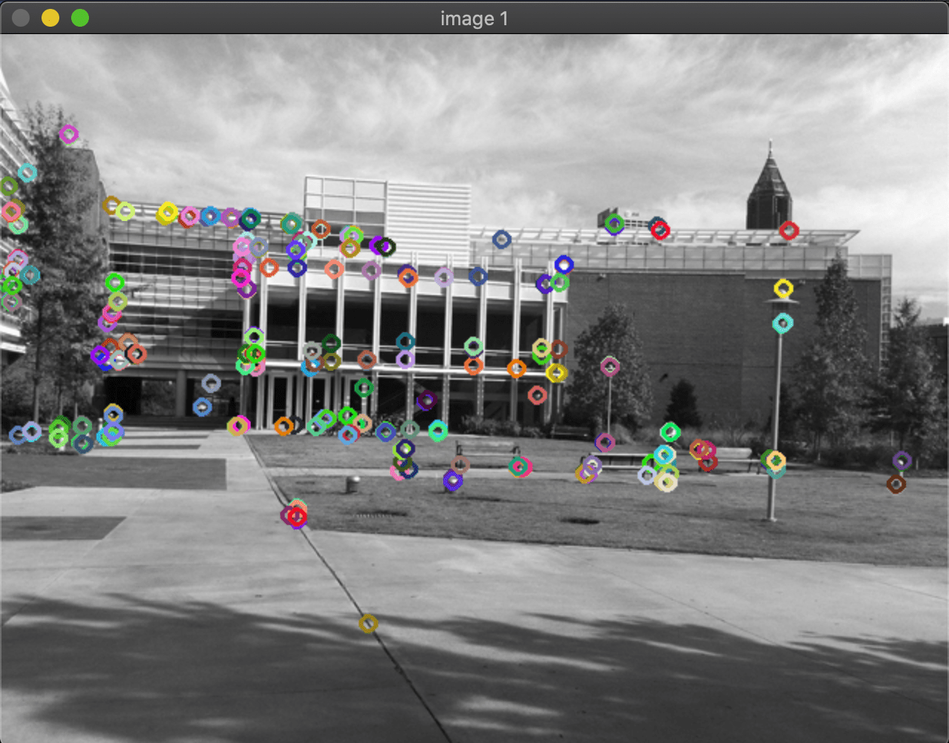
#> input picture PS4/image_gradient_and_Harris_corners/corner_simA-min.png, 949 x 743 px, shrunk from 1280 x 1002 before the run
$ python image_gradient.py corner_simA-min.png
#> lines starting #> are read from the running program, lines starting #| are printed output that depends on the picture; after the words box and inside, x2 and y2 are one past the last pixel; in counts of white or black regions, pixels touching at a corner belong together
### PS4/image_gradient_and_Harris_corners/ps12.py
import numpy as np
import cv2 as cv
import sys
from matplotlib import pyplot as plt
from mpl_toolkits.mplot3d import Axes3D
from matplotlib import cm
from matplotlib.ticker import LinearLocator, FormatStrFormatter

min_d = sys.maxsize
max_d  = -sys.maxsize -1


#function thresholds the image to values between 0 and 255
#input  :     image , maximum value in the image
#output :     thresholded image


# [5 lines left out: function threshold_image, not called in this run]


def wait():
    cv.waitKey(0)

#function to display the image
#input  :     string for the window , image to display
#output :     none

def display_image( description, img):
    cv.imshow(description, img)
    cv.waitKey(0)

def save_image(description,img):
    file_name =description + ".png"
    cv.imwrite(file_name, img)


#function to display 3d plot of the hough transform
#input  :     hough accumulator array
#output :     none


# [119 lines left out: functions plot_3d_graphs, detect_line_in_image, hough_transform, not called in this run]


    # hough_space array contains the values of the hough transform
    #plot_graphs_3d(hough_space,min_d,max_d)

### PS4/image_gradient_and_Harris_corners/image_gradient.py
import numpy as np
import cv2 as cv
import sys
import ps12 as ps


def main(argv):

    if(len(argv) < 1):
        print("not enough parameters\n")
        print("usage PS1-1.py <path to image>\n")
        return -1


    img = cv.imread(argv[0],cv.IMREAD_COLOR)
#> img is the input picture: shape (743, 949, 3); mean B, G, R 127.9, 128.3, 128.4
    if img is None:
        print("Error opening image\n")
        return -1
    smooth = cv.GaussianBlur(img,(3,3),0)
    gray = cv.cvtColor(smooth, cv.COLOR_BGR2GRAY)
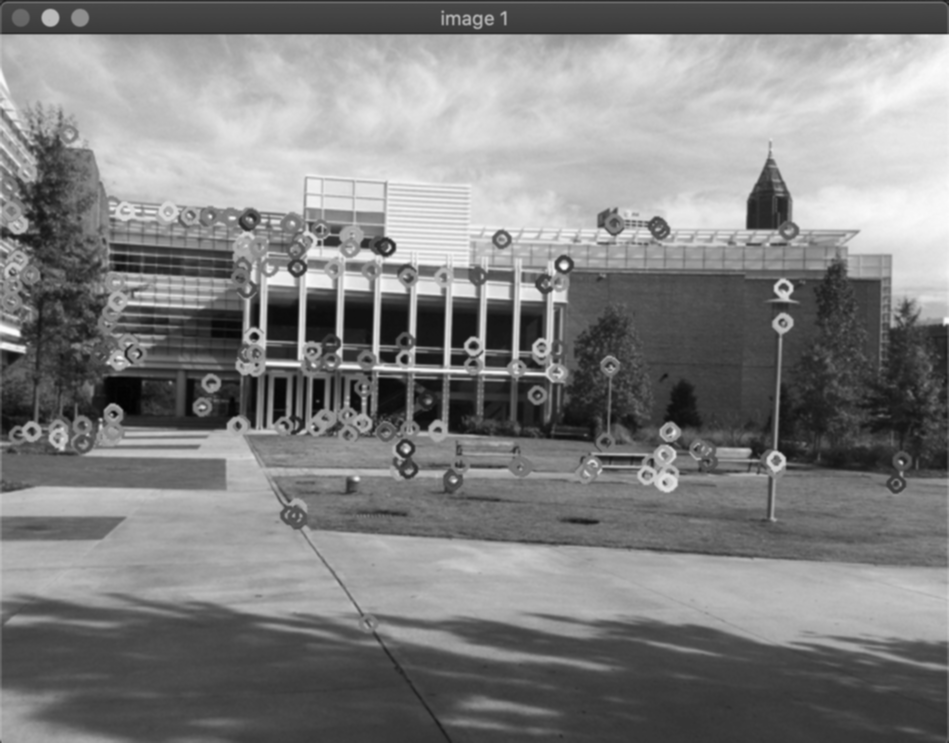
#> gray: shape (743, 949); min 2, max 252, mean 128.3
    grad_x =  cv.Sobel(gray,-1,1,0,ksize = 3)
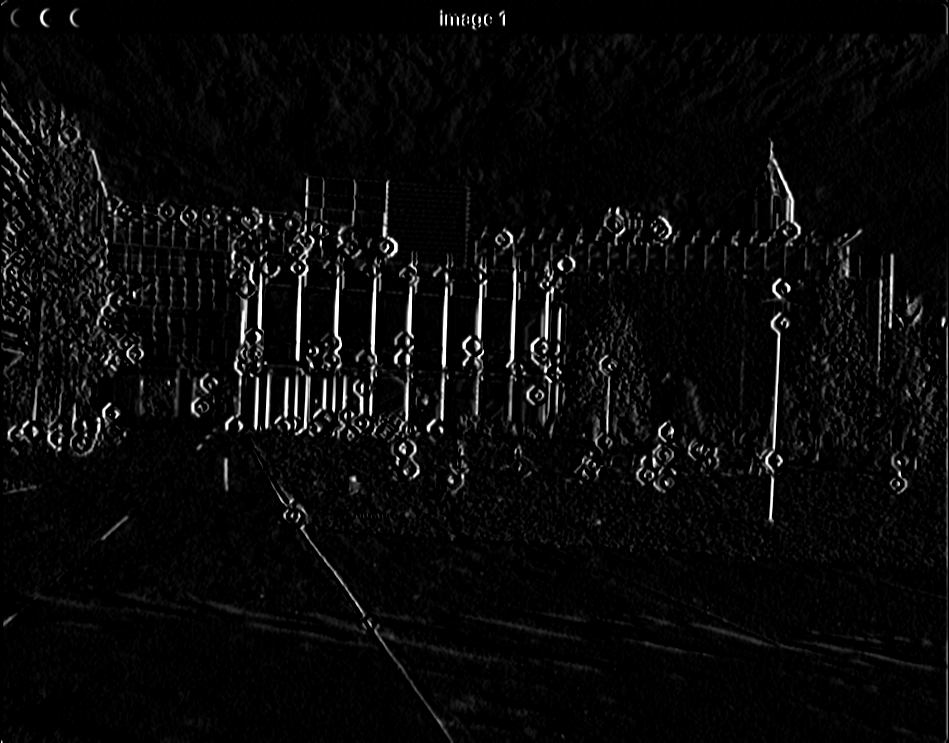
#> grad_x: shape (743, 949); min 0, max 255, mean 9.8

    grad_y =  cv.Sobel(gray,-1,0,1,ksize = 3)
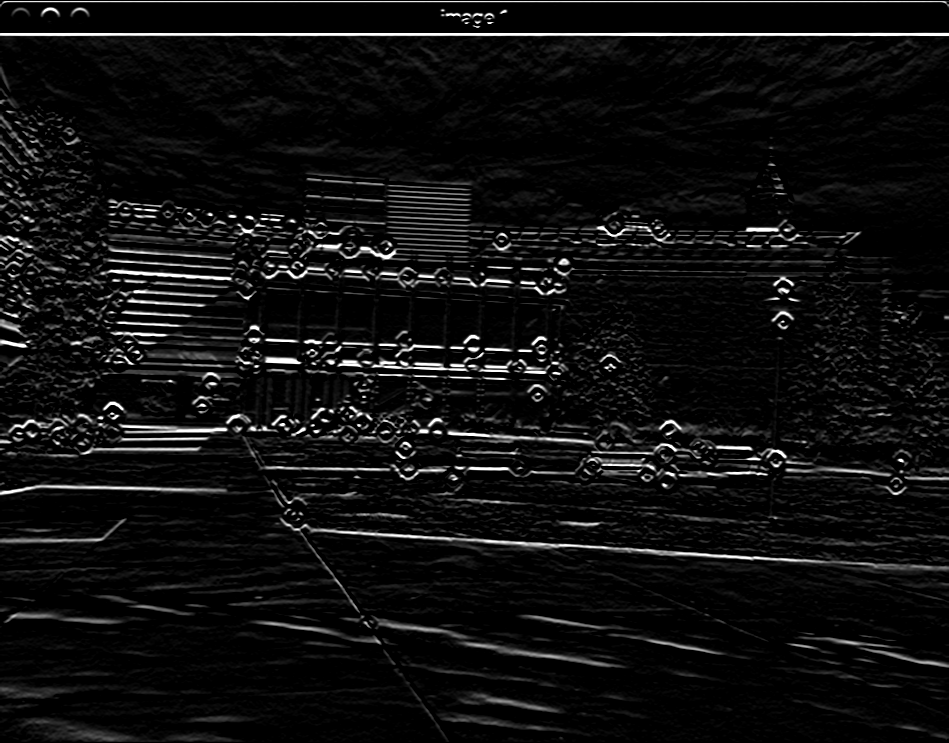
#> grad_y: shape (743, 949); min 0, max 255, mean 15.3
    img3 = np.concatenate((grad_x, grad_y), axis = 1)
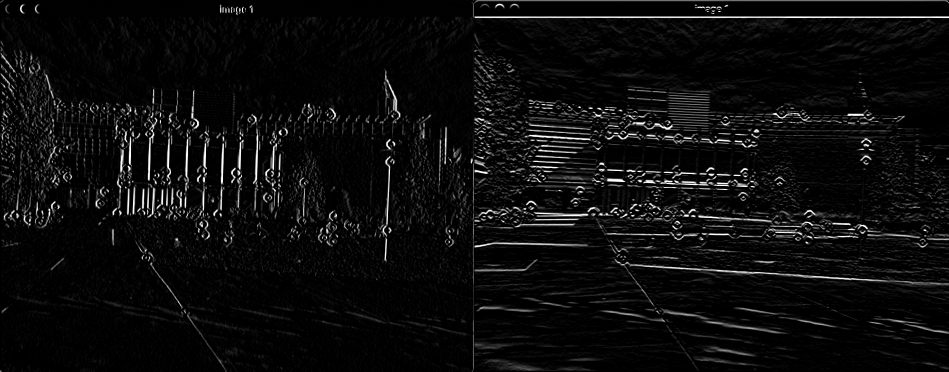
#> img3: shape (743, 1898) (shown at 1/2 size); min 0, max 255, mean 12.6
    img3[img3>0] = 255
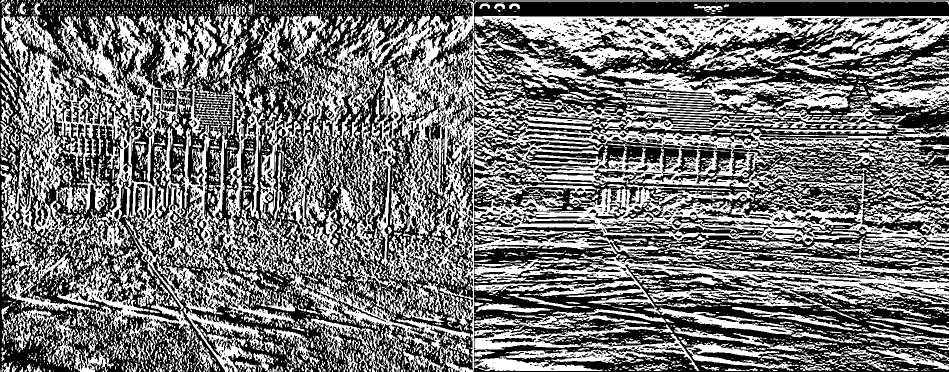
#> img3: shape (743, 1898) (shown at 1/2 size); 45.6% white; 5033 white regions (3800 under 20 px), largest, box (x1, y1, x2, y2) and area: (594, 27, 948, 743) 74869, (1, 30, 390, 656) 59650, (949, 368, 1898, 526) 44901
    img3[img3 == 0] = 128
    img3[img3 <0] = 0
    ps.display_image("concatenated image", img3)


# if someone import this module then this line makes sure that it does not Run
# on its own
if __name__ == "__main__":
    main(sys.argv[1:])

$ run again, on PS4/image_gradient_and_Harris_corners/corner_transA-min.png
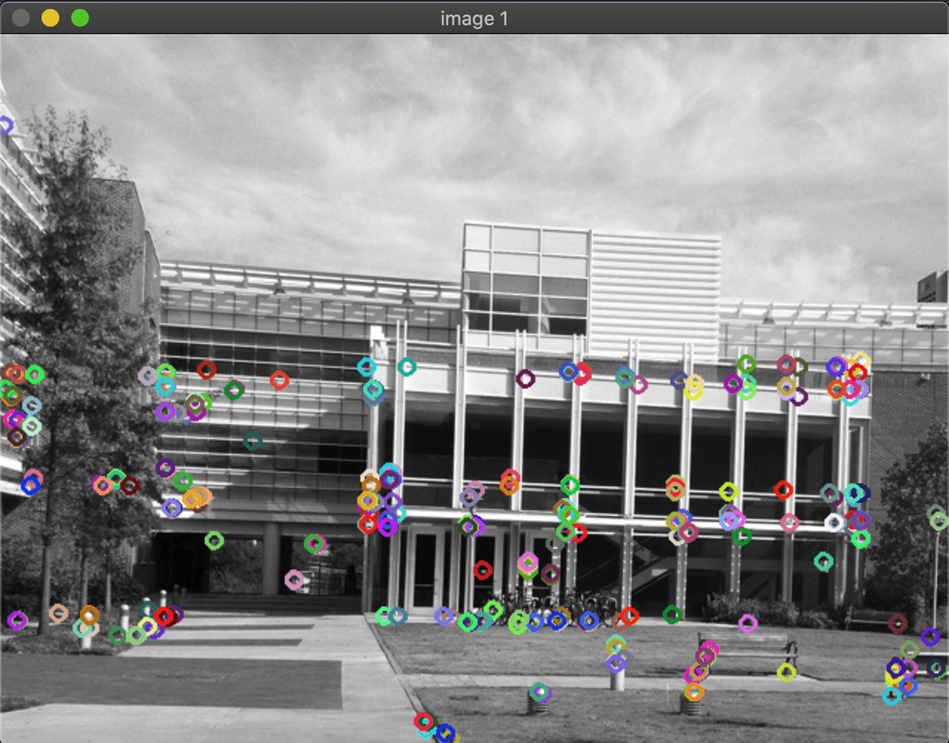
#> input picture PS4/image_gradient_and_Harris_corners/corner_transA-min.png, 949 x 743 px, shrunk from 1280 x 1002 before the run
#> in main, img is the input picture: shape (743, 949, 3); mean B, G, R 135.9, 135.9, 136.4
#> in main, `grad_y =  cv.Sobel(gray,-1,0,1,ksize = 3)`:
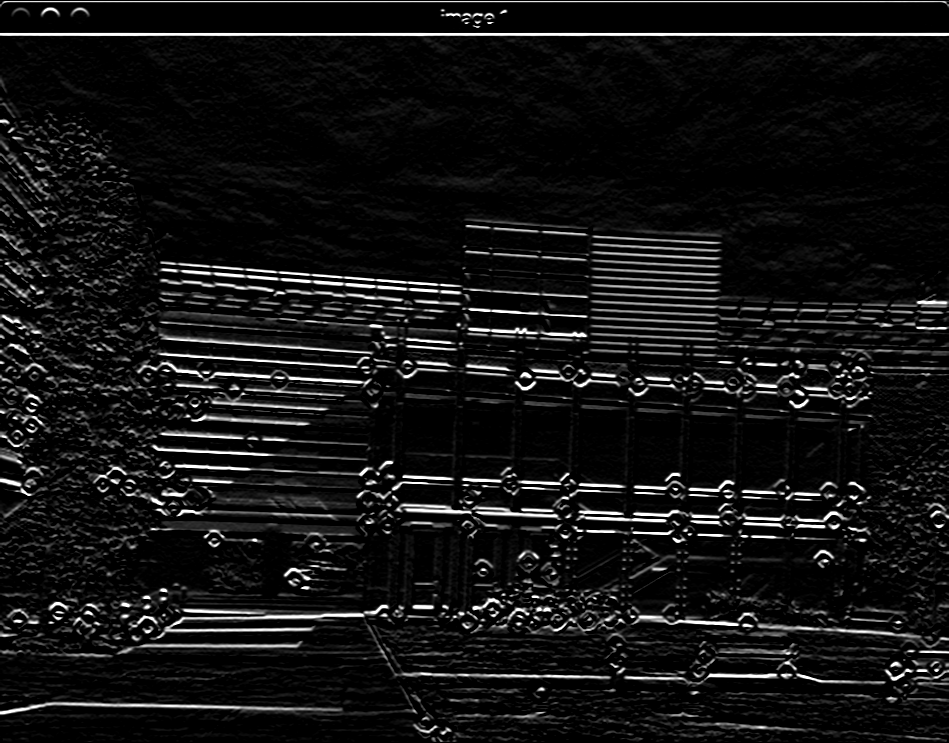
#> grad_y: shape (743, 949); min 0, max 255, mean 19.7
#> in main, `img3[img3>0] = 255`:
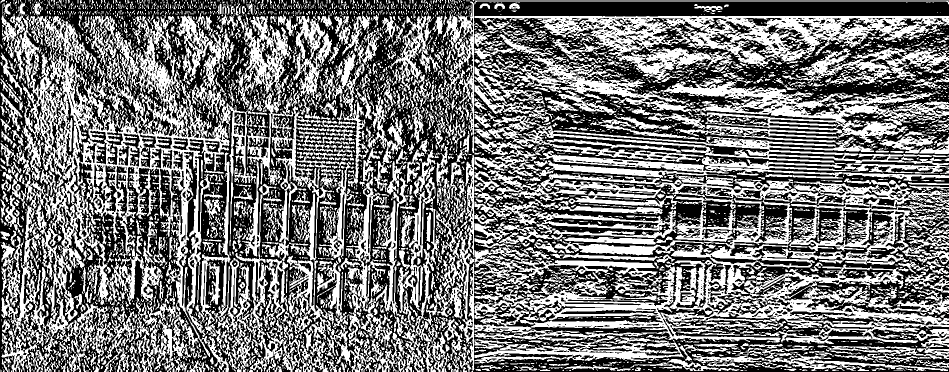
#> img3: shape (743, 1898) (shown at 1/2 size); 46.5% white; 5164 white regions (3927 under 20 px), largest, box (x1, y1, x2, y2) and area: (949, 156, 1898, 688) 179366, (2, 5, 461, 743) 107723, (949, 32, 1898, 166) 39138

$ run again, on PS4/image_gradient_and_Harris_corners/corner_transB-min.png
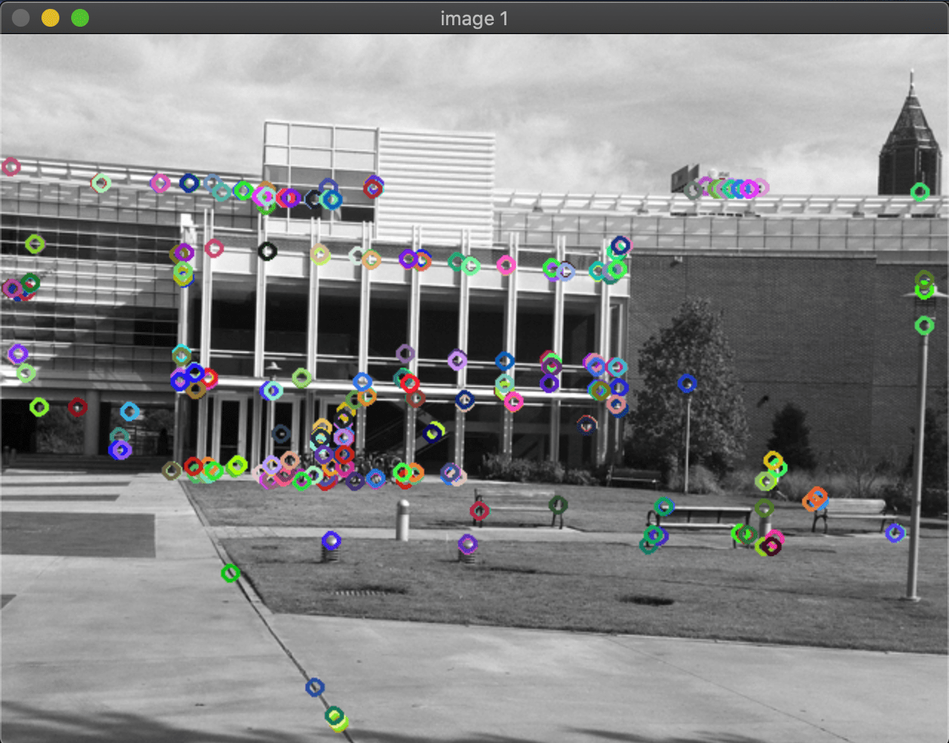
#> input picture PS4/image_gradient_and_Harris_corners/corner_transB-min.png, 949 x 743 px, shrunk from 1280 x 1002 before the run
#> in main, img is the input picture: shape (743, 949, 3); mean B, G, R 132.9, 132.6, 132.4
#> in main, `grad_y =  cv.Sobel(gray,-1,0,1,ksize = 3)`:
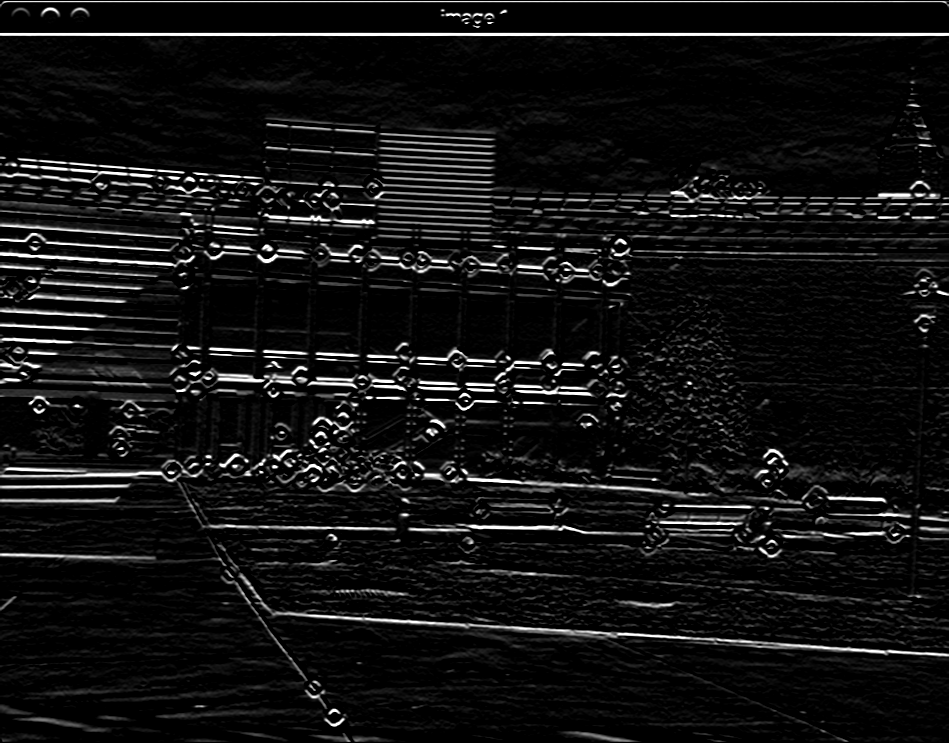
#> grad_y: shape (743, 949); min 0, max 255, mean 18.4
#> in main, `img3[img3>0] = 255`:
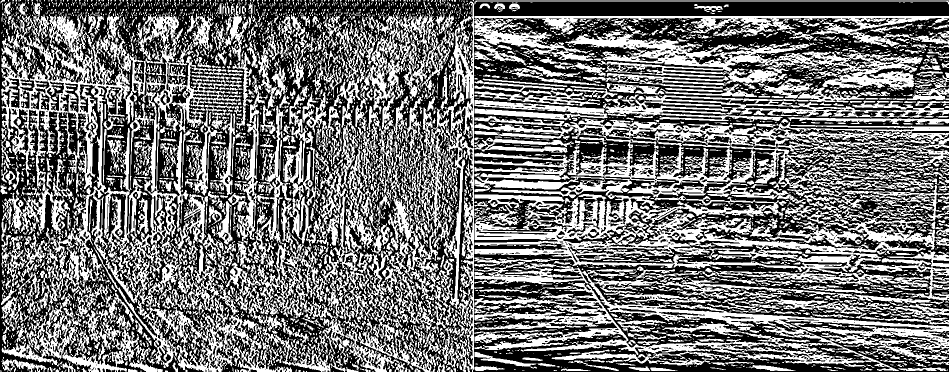
#> img3: shape (743, 1898) (shown at 1/2 size); 45.7% white; 5146 white regions (3925 under 20 px), largest, box (x1, y1, x2, y2) and area: (2, 5, 572, 743) 94818, (949, 370, 1898, 609) 70587, (949, 524, 1898, 742) 55546

$ run again, on PS4/image_gradient_and_Harris_corners/ps4-1-1_sim.png
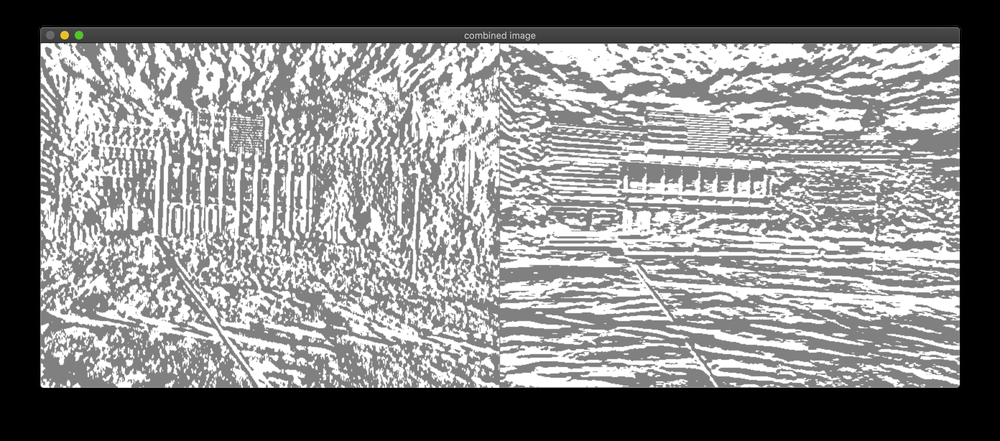
#> input picture PS4/image_gradient_and_Harris_corners/ps4-1-1_sim.png, 1000 x 441 px, shrunk from 2784 x 1228 before the run
#> in main, img is the input picture: shape (441, 1000, 3); mean B, G, R 135.3, 135.3, 135.3
#> in main, `grad_y =  cv.Sobel(gray,-1,0,1,ksize = 3)`:
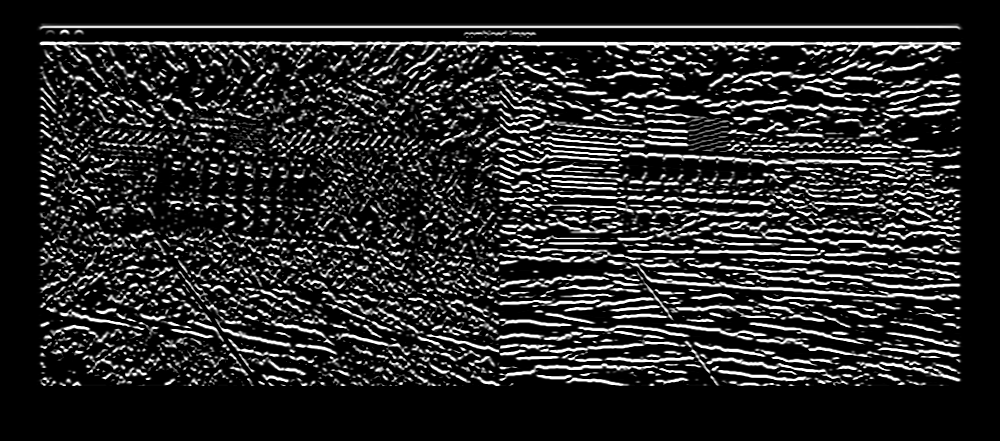
#> grad_y: shape (441, 1000); min 0, max 255, mean 40.4
#> in main, `img3[img3>0] = 255`:
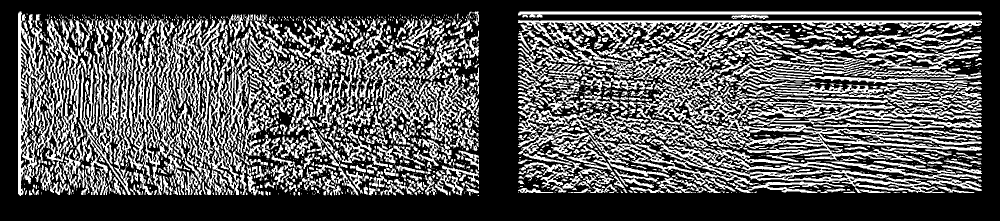
#> img3: shape (441, 2000) (shown at 1/2 size); 34.4% white; 2374 white regions (1509 under 20 px), largest, box (x1, y1, x2, y2) and area: (1036, 117, 1964, 386) 46436, (91, 38, 353, 390) 24673, (1036, 40, 1964, 181) 18148
